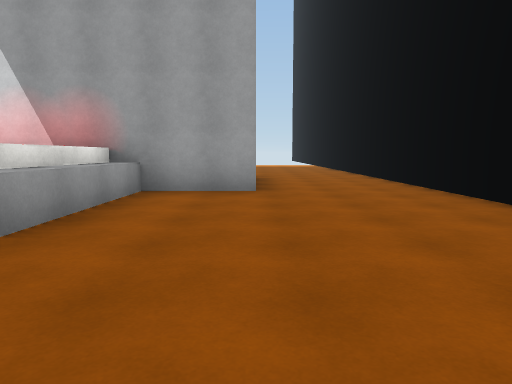
view 1 (above)

19 first-person views from a walk through a Unity game level. The camera is 1.3 m above the floor, tilts 6° down and sees 70° across. The floor is counted in squares, 2 m on a side. Each view is taken from the middle of a square. On the plan, view 1 faces up. The plan holds only what a view shows up to about 11 squares ahead; the rest is blank. The place goes on beyond the plan. Surface patterns are stand-ins for the level's own textures.

view 2
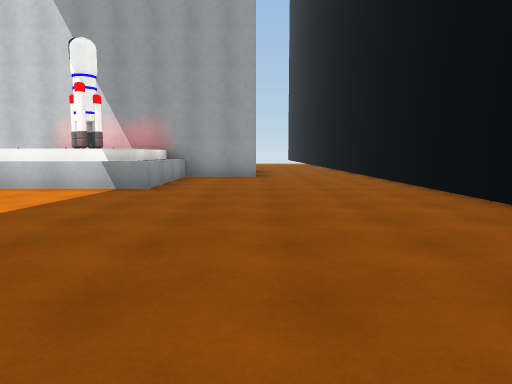

view 3
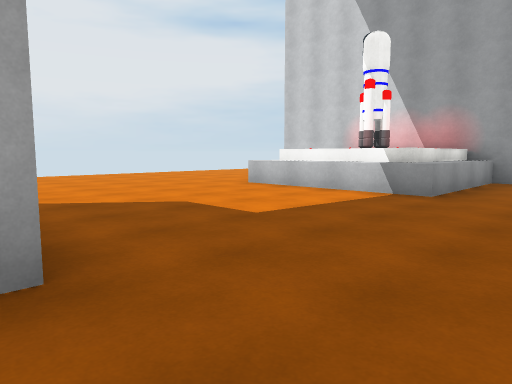

view 4
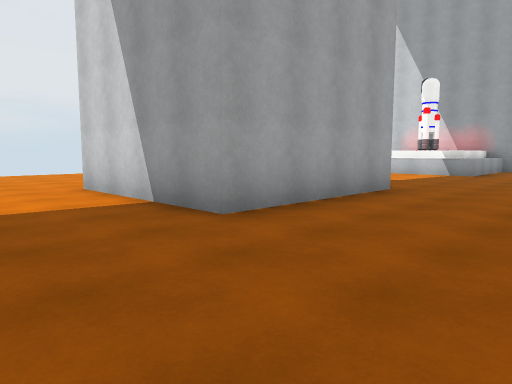

view 5
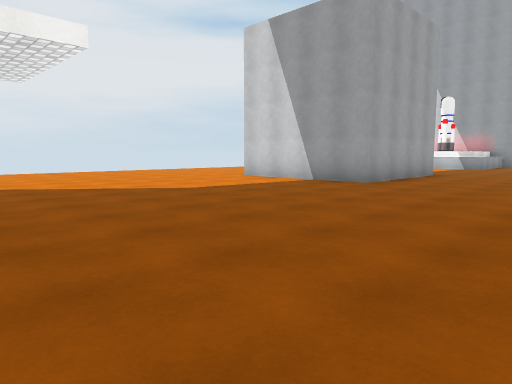

view 6
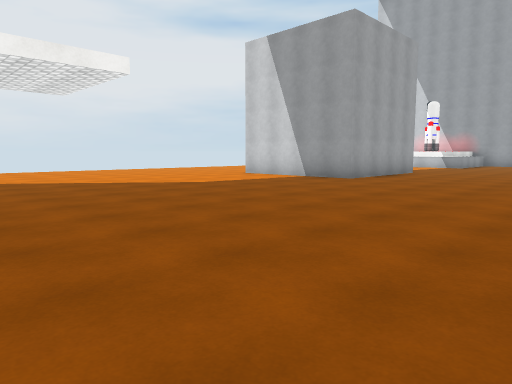

view 7
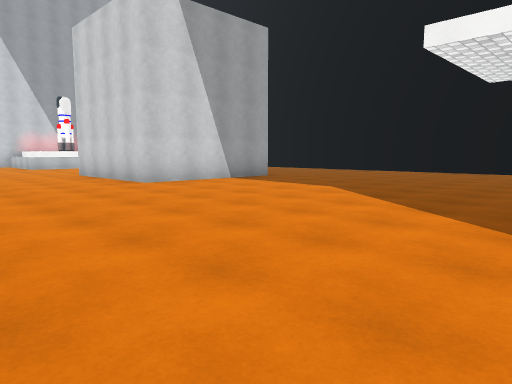

view 8
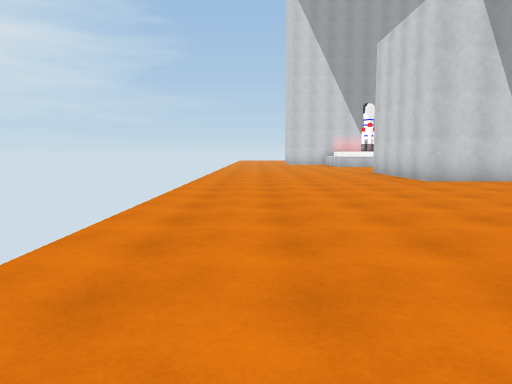

view 9
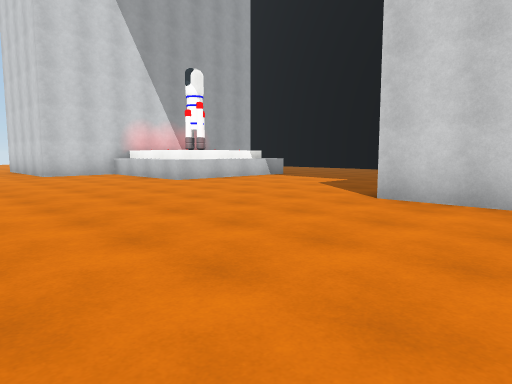

view 10
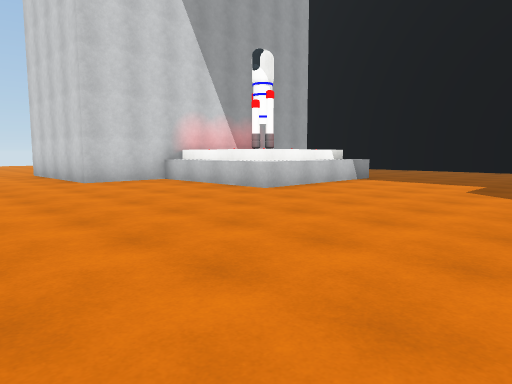

view 11
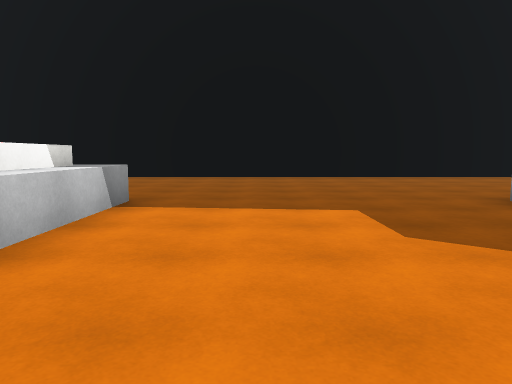

view 12
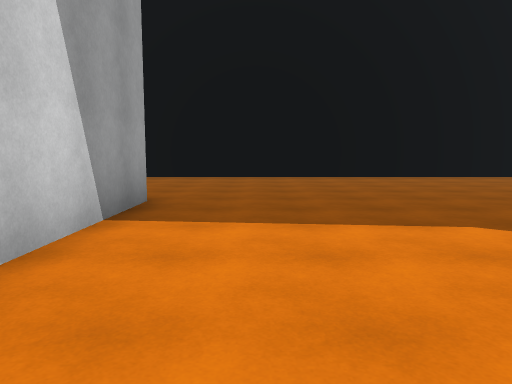

view 13
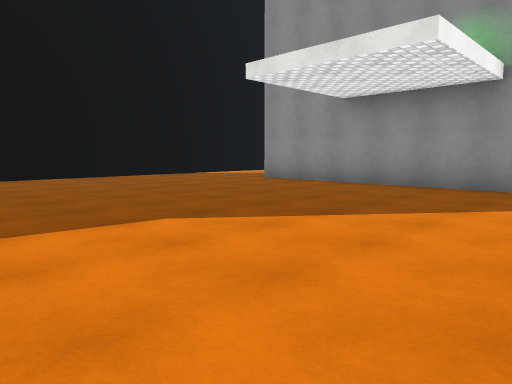

view 14
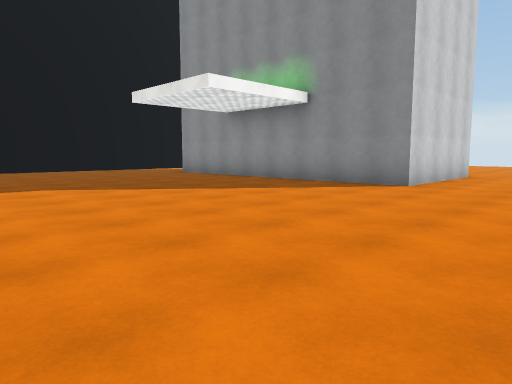

view 15
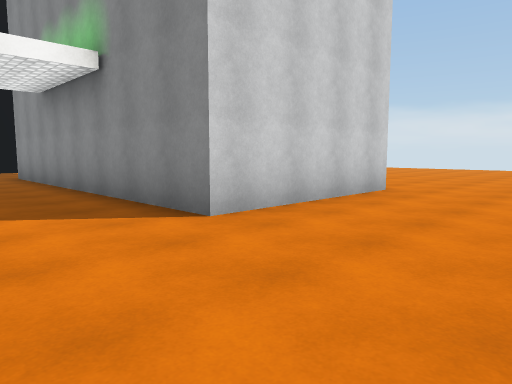

view 16
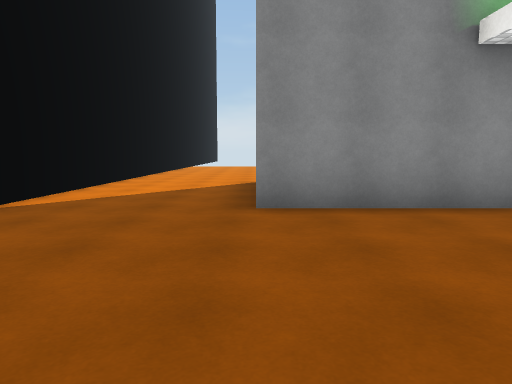

view 17
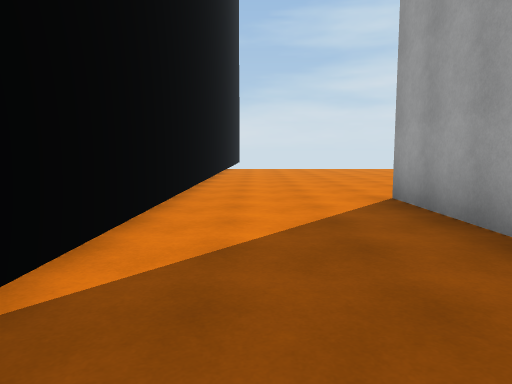

view 18
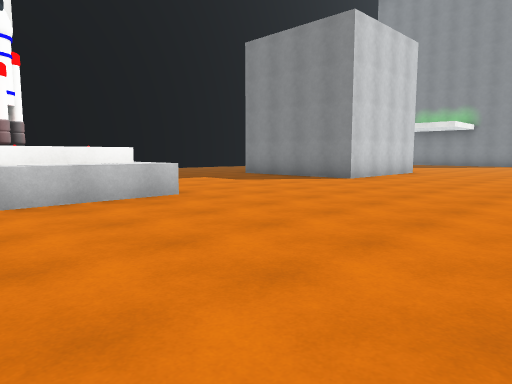

view 19
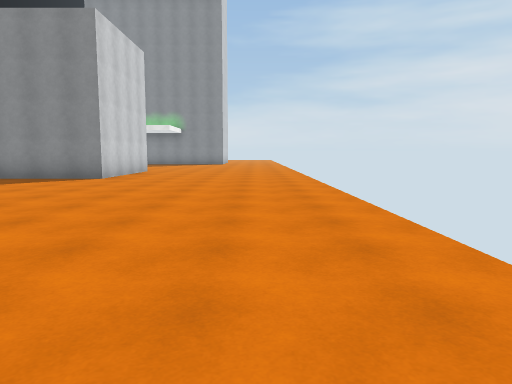

### Floor plan
Points are (right, up) in squares from view 1. A wall is a line through its corners. A room is listed if a view was taken in it or the views show most of it. See-through windows are left out.
Room 1 (views 1, 2, 3, 4, 5, 6, 7, 8, 9, 10, 11, 12, 13, 14, 15, 16, 17, 18)
walls: (-6, -6.5) (-6, -2.5) (-2, -2.5) (-2, -6.5) (-6, -6.5); (0, -16.8) (0, -19.4); (-8, -19.4) (-8, -15.3) (0, -15.3); (-2.5, 6.2) (-2.5, 3.2) (-5.5, 3.2) (-5.5, 6.2); (0, 6.3) (-8, 6.3); (3.2, -20.5) (3.2, 5.6)
low walls: (-2, 6.4) (-2, 2.7) (-6, 2.7) (-6, 6.4)
ways out: opening at (-10, 6) to room 2; opening at (2, 5.3) to room 2; opening at (-10, -19); opening at (2, -19.7)
objects: other object (-4, 4); other object (-4, 5)
Room 2 (view 19)
walls: (-8, 6.3) (-8, 10.4); (3.2, 5.6) (3.2, 11.1)
ways out: opening at (-10, 6) to room 1; opening at (2, 5.3) to room 1

Where each view was taken, in squares from view 1:
view 1: 0 up, 0 right, facing up
view 2: 4 down, 0 right, facing up
view 3: 3 down, 0 right, facing up-left
view 4: 9 down, 1 right, facing up-left
view 5: 14 down, 2 right, facing up-left
view 6: 15 down, 3 right, facing up-left
view 7: 14 down, 10 left, facing up-right
view 8: 15 down, 10 left, facing up
view 9: 5 down, 11 left, facing up-right
view 10: 2 down, 11 left, facing up-right
view 11: 1 up, 7 left, facing right
view 12: 8 down, 7 left, facing right
view 13: 8 down, 7 left, facing down-right
view 14: 8 down, 11 left, facing down-right
view 15: 13 down, 11 left, facing down-right
view 16: 11 down, 0 right, facing down
view 17: 14 down, 2 right, facing down
view 18: 6 up, 11 left, facing down-right
view 19: 7 up, 10 left, facing down
